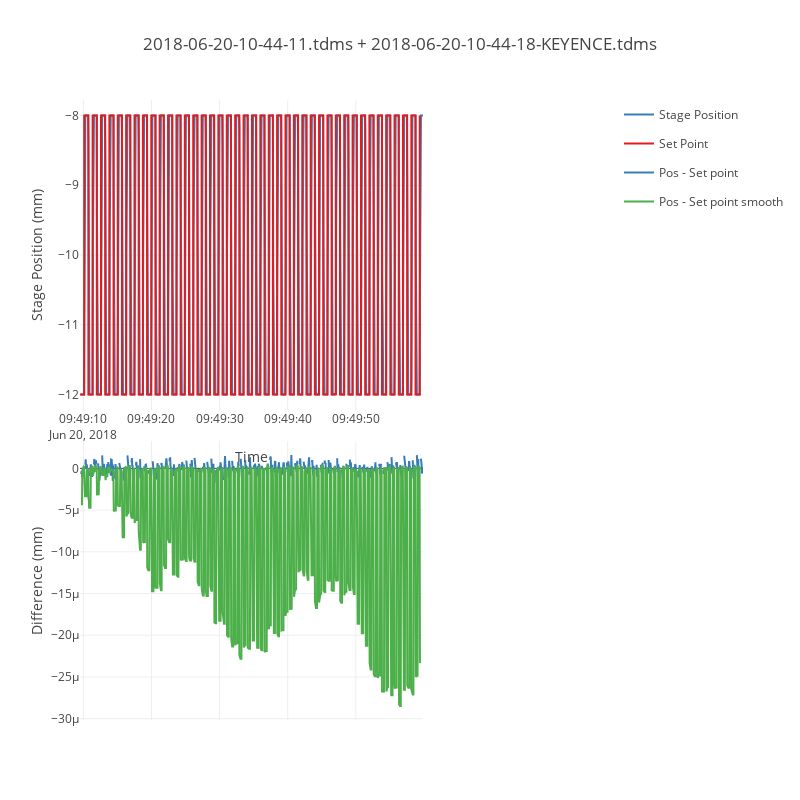

The cell this chart's notebook holds for it:
### Code cell
def moving_average(a, n=3) :
    ret = np.cumsum(a, dtype=float)
    ret[n:] = ret[n:] - ret[:-n]
    return ret[n - 1:] /n

# Smooth the difference data to get a repeatability trend??

masked = np.ma.MaskedArray(data['position']['data_set_point_data'], 
                        mask=data['position']['mask_set_point'])

smoothed = moving_average(masked, 10)

new_plots = new_plots[:3]

new_plots.append(plotter(x=data['position']['time'], y=smoothed.data,
                     name="Pos - Set point smooth",
                     yaxis='y6', mode=mode,
                     line=dict(color=colors[2])
            ))

fig = Figure(data=new_plots, layout=layout)
iplot(fig, filename="{} + {} - Smoothed".format(filename, keyence_filename))

### Figure 1 — Plotly figure (JSON) as saved in the notebook; plotly's stock layout.template omitted (floating-point values rounded to 4 significant figures; data arrays with more than 128 entries replaced by an {"elided": "..."} marker saying what was removed)
{"data": [{"line": {"color": "rgb(55,126,184)"}, "name": "Stage Position", "type": "scatter", "x": {"elided": "1000 str values"}, "y": {"elided": "1000 float values"}}, {"line": {"color": "rgb(228,26,28)", "shape": "hv"}, "name": "Set Point", "type": "scatter", "x": ["2018-06-20 09:49:09.503070", "2018-06-20 09:49:10.120675", "2018-06-20 09:49:10.735357", "2018-06-20 09:49:11.354028", "2018-06-20 09:49:11.969511", "2018-06-20 09:49:12.585267", "2018-06-20 09:49:13.200474", "2018-06-20 09:49:13.815735", "2018-06-20 09:49:14.429234", "2018-06-20 09:49:15.045907", "2018-06-20 09:49:15.660532", "2018-06-20 09:49:16.276164", "2018-06-20 09:49:16.888801", "2018-06-20 09:49:17.505447", "2018-06-20 09:49:18.119256", "2018-06-20 09:49:18.736907", "2018-06-20 09:49:19.351142", "2018-06-20 09:49:19.967917", "2018-06-20 09:49:20.581398", "2018-06-20 09:49:21.197425", "2018-06-20 09:49:21.811805", "2018-06-20 09:49:22.430359", "2018-06-20 09:49:23.045542", "2018-06-20 09:49:23.662228", "2018-06-20 09:49:24.275838", "2018-06-20 09:49:24.892487", "2018-06-20 09:49:25.508133", "2018-06-20 09:49:26.126793", "2018-06-20 09:49:26.740794", "2018-06-20 09:49:27.358477", "2018-06-20 09:49:27.973179", "2018-06-20 09:49:28.590906", "2018-06-20 09:49:29.203379", "2018-06-20 09:49:29.819026", "2018-06-20 09:49:30.432666", "2018-06-20 09:49:31.051320", "2018-06-20 09:49:31.665987", "2018-06-20 09:49:32.283615", "2018-06-20 09:49:32.898260", "2018-06-20 09:49:33.518063", "2018-06-20 09:49:34.131616", "2018-06-20 09:49:34.750210", "2018-06-20 09:49:35.363848", "2018-06-20 09:49:35.979587", "2018-06-20 09:49:36.594167", "2018-06-20 09:49:37.211943", "2018-06-20 09:49:37.825460", "2018-06-20 09:49:38.441234", "2018-06-20 09:49:39.055720", "2018-06-20 09:49:39.672368", "2018-06-20 09:49:40.287051", "2018-06-20 09:49:40.903743", "2018-06-20 09:49:41.520482", "2018-06-20 09:49:42.138991", "2018-06-20 09:49:42.751634", "2018-06-20 09:49:43.370255", "2018-06-20 09:49:43.984065", "2018-06-20 09:49:44.600587", "2018-06-20 09:49:45.215187", "2018-06-20 09:49:45.831869", "2018-06-20 09:49:46.445635", "2018-06-20 09:49:47.064129", "2018-06-20 09:49:47.678772", "2018-06-20 09:49:48.294584", "2018-06-20 09:49:48.909218", "2018-06-20 09:49:49.525711", "2018-06-20 09:49:50.140353", "2018-06-20 09:49:50.759039", "2018-06-20 09:49:51.374282", "2018-06-20 09:49:51.990926", "2018-06-20 09:49:52.606563", "2018-06-20 09:49:53.224057", "2018-06-20 09:49:53.837730", "2018-06-20 09:49:54.455351", "2018-06-20 09:49:55.070048", "2018-06-20 09:49:55.686675", "2018-06-20 09:49:56.303261", "2018-06-20 09:49:56.919729", "2018-06-20 09:49:57.535205", "2018-06-20 09:49:58.153013", "2018-06-20 09:49:58.766665", "2018-06-20 09:49:59.384308"], "y": [-12, -8, -12, -8, -12, -8, -12, -8, -12, -8, -12, -8, -12, -8, -12, -8, -12, -8, -12, -8, -12, -8, -12, -8, -12, -8, -12, -8, -12, -8, -12, -8, -12, -8, -12, -8, -12, -8, -12, -8, -12, -8, -12, -8, -12, -8, -12, -8, -12, -8, -12, -8, -12, -8, -12, -8, -12, -8, -12, -8, -12, -8, -12, -8, -12, -8, -12, -8, -12, -8, -12, -8, -12, -8, -12, -8, -12, -8, -12, -8, -12, -8]}, {"legendgroup": "data_set_point_data", "line": {"color": "rgb(55,126,184)"}, "mode": "lines", "name": "Pos - Set point", "type": "scatter", "x": {"elided": "1000 str values"}, "y": {"elided": "1000 float values"}, "yaxis": "y6"}, {"line": {"color": "rgb(77,175,74)"}, "mode": "lines", "name": "Pos - Set point smooth", "type": "scatter", "x": {"elided": "1000 str values"}, "y": {"elided": "991 float values"}, "yaxis": "y6"}], "layout": {"barmode": "overlay", "height": 800, "legend": {"orientation": "v", "x": 1.1, "y": 1}, "showlegend": true, "title": "2018-06-20-10-44-11.tdms + 2018-06-20-10-44-18-KEYENCE.tdms", "width": 800, "xaxis": {"anchor": "y2", "domain": [0, 0.7], "title": "Time"}, "xaxis2": {"anchor": "y6", "domain": [0.75, 1], "hoverformat": ".4f", "tickangle": -90, "title": "Log Prob", "type": "log"}, "yaxis": {"domain": [0.5, 1], "title": "Stage Position (mm)"}, "yaxis2": {"domain": [0, 0.2], "title": "Temperature (°C)"}, "yaxis3": {"overlaying": "y2", "scaleanchor": "y2", "side": "right", "title": "Temperature diff (°C)"}, "yaxis4": {"domain": [0.55, 1], "side": "right", "title": "Transition time (s)"}, "yaxis5": {"overlaying": "y", "scaleanchor": "y", "side": "right", "title": "Keyence Position (mm)"}, "yaxis6": {"domain": [0, 0.45], "hoverformat": ".4f", "overlaying": "y4", "side": "left", "title": "Difference (mm)"}}}
